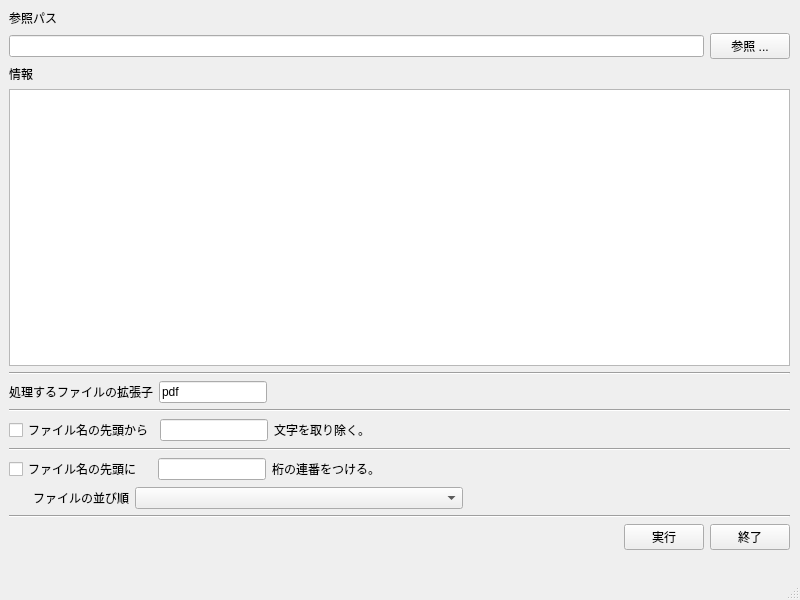
<?xml version="1.0" encoding="UTF-8"?>
<ui version="4.0">
 <class>MainWindow</class>
 <widget class="QMainWindow" name="MainWindow">
  <property name="geometry">
   <rect>
    <x>0</x>
    <y>0</y>
    <width>800</width>
    <height>600</height>
   </rect>
  </property>
  <property name="windowTitle">
   <string>MainWindow</string>
  </property>
  <widget class="QWidget" name="centralwidget">
   <widget class="QWidget" name="verticalLayoutWidget">
    <property name="geometry">
     <rect>
      <x>9</x>
      <y>9</y>
      <width>781</width>
      <height>541</height>
     </rect>
    </property>
    <layout class="QVBoxLayout" name="verticalLayout">
     <item>
      <widget class="QLabel" name="label_path">
       <property name="text">
        <string>参照パス</string>
       </property>
      </widget>
     </item>
     <item>
      <layout class="QHBoxLayout" name="horizontalLayout_2">
       <item>
        <widget class="QLineEdit" name="lineEdit"/>
       </item>
       <item>
        <widget class="QPushButton" name="pushButton_select_path">
         <property name="text">
          <string>参照 ...</string>
         </property>
        </widget>
       </item>
      </layout>
     </item>
     <item>
      <widget class="QLabel" name="label_log">
       <property name="text">
        <string>情報</string>
       </property>
      </widget>
     </item>
     <item>
      <widget class="QTextEdit" name="textEdit_log"/>
     </item>
     <item>
      <widget class="Line" name="line_4">
       <property name="orientation">
        <enum>Qt::Horizontal</enum>
       </property>
      </widget>
     </item>
     <item>
      <layout class="QHBoxLayout" name="horizontalLayout_6">
       <item>
        <widget class="QLabel" name="label_fileType">
         <property name="text">
          <string>処理するファイルの拡張子</string>
         </property>
        </widget>
       </item>
       <item>
        <widget class="QLineEdit" name="lineEdit_3">
         <property name="sizePolicy">
          <sizepolicy hsizetype="Minimum" vsizetype="Fixed">
           <horstretch>0</horstretch>
           <verstretch>0</verstretch>
          </sizepolicy>
         </property>
         <property name="text">
          <string>pdf</string>
         </property>
        </widget>
       </item>
       <item>
        <spacer name="horizontalSpacer_4">
         <property name="orientation">
          <enum>Qt::Horizontal</enum>
         </property>
         <property name="sizeHint" stdset="0">
          <size>
           <width>40</width>
           <height>20</height>
          </size>
         </property>
        </spacer>
       </item>
      </layout>
     </item>
     <item>
      <widget class="Line" name="line_5">
       <property name="orientation">
        <enum>Qt::Horizontal</enum>
       </property>
      </widget>
     </item>
     <item>
      <layout class="QHBoxLayout" name="horizontalLayout">
       <item>
        <widget class="QCheckBox" name="checkBox_removeHeaderCharactor">
         <property name="text">
          <string>ファイル名の先頭から</string>
         </property>
        </widget>
       </item>
       <item>
        <widget class="QLineEdit" name="lineEdit_removeNumber">
         <property name="sizePolicy">
          <sizepolicy hsizetype="Fixed" vsizetype="Fixed">
           <horstretch>0</horstretch>
           <verstretch>0</verstretch>
          </sizepolicy>
         </property>
        </widget>
       </item>
       <item>
        <widget class="QLabel" name="label_2">
         <property name="text">
          <string>文字を取り除く。</string>
         </property>
        </widget>
       </item>
       <item>
        <spacer name="horizontalSpacer_2">
         <property name="orientation">
          <enum>Qt::Horizontal</enum>
         </property>
         <property name="sizeHint" stdset="0">
          <size>
           <width>40</width>
           <height>20</height>
          </size>
         </property>
        </spacer>
       </item>
      </layout>
     </item>
     <item>
      <widget class="Line" name="line_3">
       <property name="orientation">
        <enum>Qt::Horizontal</enum>
       </property>
      </widget>
     </item>
     <item>
      <layout class="QHBoxLayout" name="horizontalLayout_4">
       <item>
        <widget class="QCheckBox" name="checkBox_addPrefix">
         <property name="text">
          <string>ファイル名の先頭に   </string>
         </property>
        </widget>
       </item>
       <item>
        <widget class="QLineEdit" name="lineEdit_2">
         <property name="sizePolicy">
          <sizepolicy hsizetype="Fixed" vsizetype="Fixed">
           <horstretch>0</horstretch>
           <verstretch>0</verstretch>
          </sizepolicy>
         </property>
        </widget>
       </item>
       <item>
        <widget class="QLabel" name="label_addPrefix">
         <property name="text">
          <string>桁の連番をつける。</string>
         </property>
        </widget>
       </item>
       <item>
        <spacer name="horizontalSpacer_3">
         <property name="orientation">
          <enum>Qt::Horizontal</enum>
         </property>
         <property name="sizeHint" stdset="0">
          <size>
           <width>40</width>
           <height>20</height>
          </size>
         </property>
        </spacer>
       </item>
      </layout>
     </item>
     <item>
      <layout class="QHBoxLayout" name="horizontalLayout_7">
       <item>
        <widget class="QLabel" name="label_sort">
         <property name="sizePolicy">
          <sizepolicy hsizetype="Fixed" vsizetype="Preferred">
           <horstretch>0</horstretch>
           <verstretch>0</verstretch>
          </sizepolicy>
         </property>
         <property name="text">
          <string>　　ファイルの並び順</string>
         </property>
        </widget>
       </item>
       <item>
        <widget class="QComboBox" name="comboBox_sortFile">
         <property name="sizePolicy">
          <sizepolicy hsizetype="Expanding" vsizetype="Fixed">
           <horstretch>0</horstretch>
           <verstretch>0</verstretch>
          </sizepolicy>
         </property>
        </widget>
       </item>
       <item>
        <spacer name="horizontalSpacer_5">
         <property name="orientation">
          <enum>Qt::Horizontal</enum>
         </property>
         <property name="sizeHint" stdset="0">
          <size>
           <width>40</width>
           <height>20</height>
          </size>
         </property>
        </spacer>
       </item>
      </layout>
     </item>
     <item>
      <widget class="Line" name="line_2">
       <property name="orientation">
        <enum>Qt::Horizontal</enum>
       </property>
      </widget>
     </item>
     <item>
      <layout class="QHBoxLayout" name="horizontalLayout_3">
       <item>
        <spacer name="horizontalSpacer">
         <property name="orientation">
          <enum>Qt::Horizontal</enum>
         </property>
         <property name="sizeHint" stdset="0">
          <size>
           <width>40</width>
           <height>20</height>
          </size>
         </property>
        </spacer>
       </item>
       <item>
        <widget class="QPushButton" name="btn_run">
         <property name="text">
          <string>実行</string>
         </property>
        </widget>
       </item>
       <item>
        <widget class="QPushButton" name="btn_quit">
         <property name="text">
          <string>終了</string>
         </property>
        </widget>
       </item>
      </layout>
     </item>
    </layout>
   </widget>
  </widget>
  <widget class="QMenuBar" name="menubar">
   <property name="geometry">
    <rect>
     <x>0</x>
     <y>0</y>
     <width>800</width>
     <height>22</height>
    </rect>
   </property>
  </widget>
  <widget class="QStatusBar" name="statusbar"/>
 </widget>
 <resources/>
 <connections/>
</ui>
